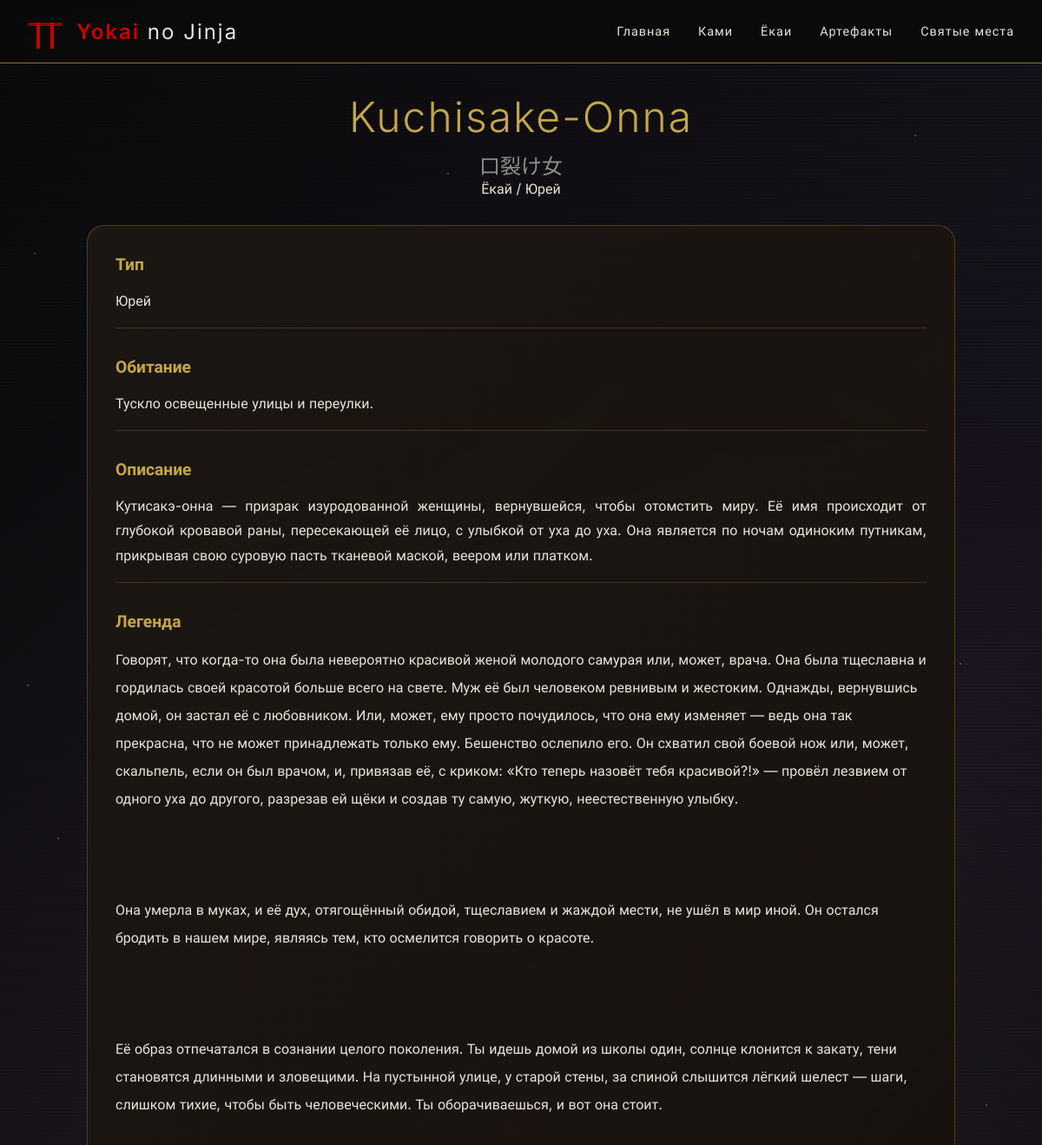
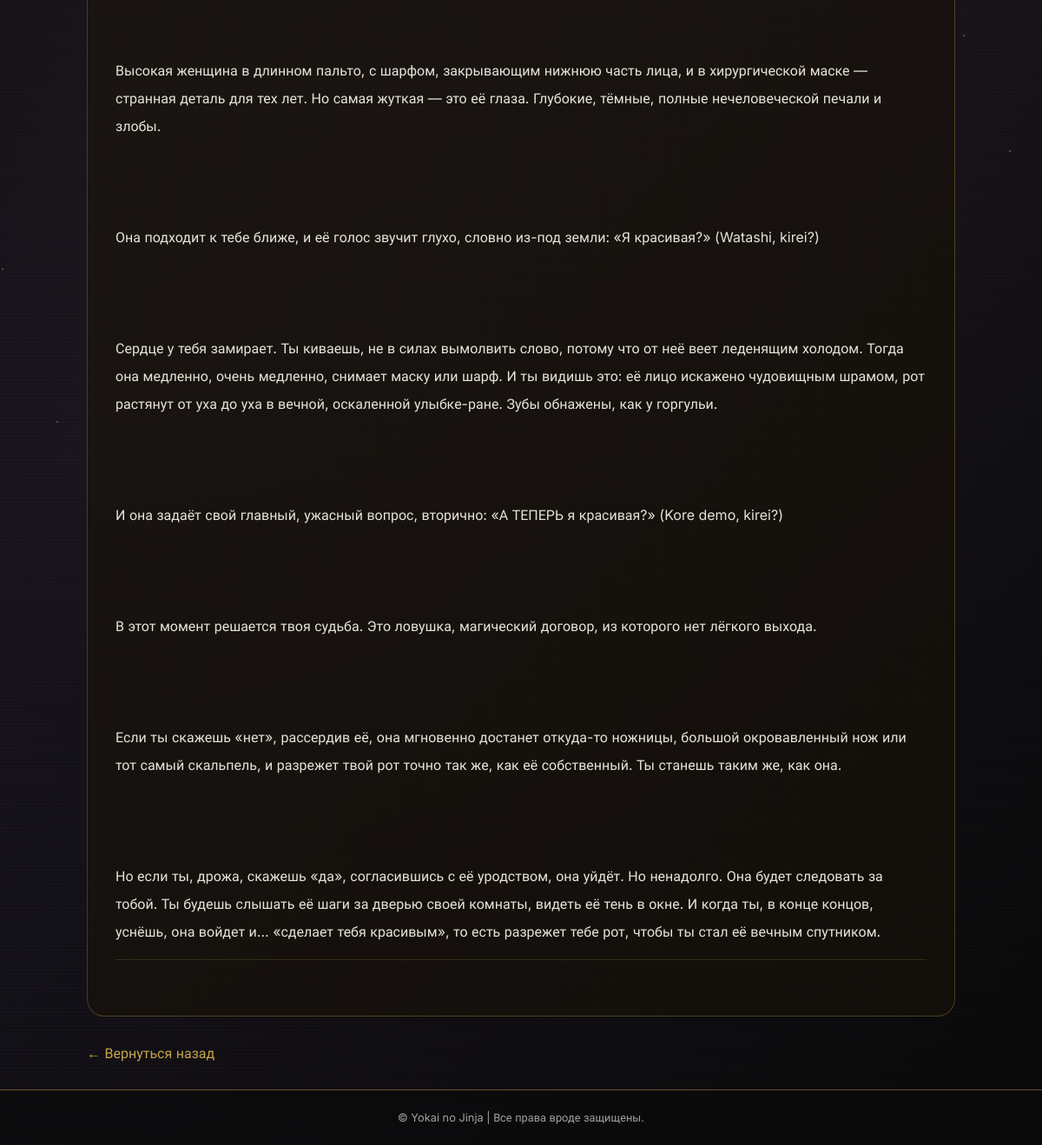
Page /details.php?type=creature&id=1 on the committed database (2 pictures, top to bottom).
### tables this page shows
CREATE TABLE `creatures` (
  `id` int(11) NOT NULL,
  `name` varchar(255) DEFAULT NULL,
  `habitat` text DEFAULT NULL,
  `type` varchar(100) DEFAULT NULL,
  `story_id` varchar(50) DEFAULT NULL,
  `place_id` varchar(5) DEFAULT NULL,
  `name_kanji` varchar(100) DEFAULT NULL,
  `desc` text DEFAULT NULL
);

CREATE TABLE `story` (
  `id` varchar(5) NOT NULL,
  `name` varchar(21) DEFAULT NULL,
  `story` varchar(4514) DEFAULT NULL,
  `source` varchar(22) DEFAULT NULL
);

### details.php (the view, shortened to what this page needs)
<?php
require_once 'config/database.php';
require_once 'includes/header.php';
$type = $_GET['type'] ?? '';
$id = (int)($_GET['id'] ?? 0);
$title = '';
$name = '';
$kanji = '';
$description = '';
$story = '';
$extraInfo = [];
switch($type) {
    case 'creature':
        $stmt = $pdo->prepare("SELECT * FROM creatures WHERE id = ?");
        $stmt->execute([$id]);
        $item = $stmt->fetch();
        if ($item) {
            $title = 'Ёкай / Юрей';
            $name = $item['name'];
            $kanji = $item['name_kanji'];
            $description = $item['desc'];
            $stmtStory = $pdo->prepare("SELECT * FROM story WHERE id = ?");
            $stmtStory->execute([$item['story_id']]);
            $storyItem = $stmtStory->fetch();
            $story = $storyItem['story'] ?? '';
            $extraInfo = [
                'Тип' => $item['type'],
                'Обитание' => $item['habitat']
            ];
        }
        break;
}
if (!$item): ?>
    <div class="error-message">
        <h2>Сущность не найдена</h2>
        <p>Возможно, дух растворился в тумане...</p>
        <a href="index.php" class="back-button">← Вернуться в святилище</a>
    </div>
<?php else: ?>
<div class="detail-container">
    <div class="detail-header">
        <h1 class="detail-name"><?php echo htmlspecialchars($name); ?></h1>
        <?php if($kanji): ?>
        <div class="detail-kanji"><?php echo htmlspecialchars($kanji); ?></div>
        <?php endif; ?>
        <div class="detail-type"><?php echo $title; ?></div>
    </div>
    <div class="detail-card">
        <?php foreach($extraInfo as $key => $value): ?>
        <div class="detail-section">
            <h4><?php echo $key; ?></h4>
            <p><?php echo nl2br(htmlspecialchars($value)); ?></p>
        </div>
        <?php endforeach; ?>
        <?php if($description): ?>
        <div class="detail-section">
            <h4>Описание</h4>
            <p><?php echo nl2br(htmlspecialchars($description)); ?></p>
        </div>
        <?php endif; ?>
        <?php if($story): ?>
        <div class="detail-section">
            <h4>Легенда</h4>
            <div class="detail-story"><?php echo nl2br(htmlspecialchars($story)); ?></div>
        </div>
        <?php endif; ?>
    </div>
    <a href="javascript:history.back()" class="back-button">← Вернуться назад</a>
</div>
<?php endif; ?>
<?php require_once 'includes/footer.php'; ?>

### assets/css/style.css (style rules this page uses)
* { margin: 0; padding: 0; box-sizing: border-box; }
:root { --dark-bg: #0a0a0a; --dark-wood: #1a1a1a; --paper: #2a2418; --gold: #c4a747; --gold-dim: #8b7332; --red: #8b0000; --red-bright: #cc0000; --moon: #e8e4d8; --shadow: rgba(0, 0, 0, 0.5); }
body { font-family: 'Inter', 'Cinza', sans-serif; background: linear-gradient(135deg, #0a0a0a 0%, #1a1520 50%, #0a0a0a 100%); color: var(--moon); min-height: 100vh; overflow-x: hidden; position: relative; }
.detail-container { max-width: 1000px; margin: 0 auto; }
.detail-header { text-align: center; margin-bottom: 2rem; }
.detail-name { font-size: 3rem; font-weight: 300; letter-spacing: 2px; color: var(--gold); }
.detail-kanji { font-family: 'Noto Sans JP', serif; font-size: 1.5rem; opacity: 0.6; margin-top: 0.5rem; }
.detail-card { background: linear-gradient(135deg, rgba(30, 25, 20, 0.8), rgba(20, 15, 10, 0.9)); backdrop-filter: blur(5px); border-radius: 20px; padding: 2rem; border: 1px solid rgba(196, 167, 71, 0.3); }
.detail-section { margin-bottom: 2rem; padding-bottom: 1rem; border-bottom: 1px solid rgba(196, 167, 71, 0.2); }
.detail-section h4 { color: var(--gold); margin-bottom: 1rem; font-size: 1.2rem; }
.detail-section p { line-height: 1.8; text-align: justify; }
.detail-story { line-height: 2; white-space: pre-wrap; }
.back-button { display: inline-block; margin-top: 2rem; color: var(--gold); text-decoration: none; transition: all 0.3s ease; }

### rows in the picture
creatures: name "Kuchisake-Onna", name_kanji "口裂け女", type "Юрей", habitat "Тускло освещенные улицы и переулки.", desc "Кутисакэ-онна — призрак изуродованной женщины, вернувшейся, чтобы отомстить миру. Её имя происходит от глубокой кровавой раны, пересекающей её лицо, с улыбкой от уха до уха. Она является по ночам одиноким путникам, прикрывая свою суровую пасть тканевой маской, веером или платком."
story: story "Говорят, что когда-то она была невероятно красивой женой молодого самурая или, может, врача. Она была тщеславна и гордилась своей красотой больше всего на свете. Муж её был человеком ревнивым и жестоким. Однажды, вернувшись домой, он застал её с любовником. Или, может, ему просто почудилось, что она ему изменяет — ведь она так прекрасна, что не может принадлежать только ему. Бешенство ослепило его. Он схватил свой боевой нож или, может, скальпель, если он был врачом, и, привязав её, с криком: «Кто теперь назовёт тебя красивой?!» — провёл лезвием от одного уха до другого, разрезав ей щёки и создав ту самую, жуткую, неестественную улыбку. Она умерла в муках, и её дух, отягощённый обидой,…"

### other values in the picture
$title "Ёкай / Юрей"
$key "Тип"
$key "Обитание"
